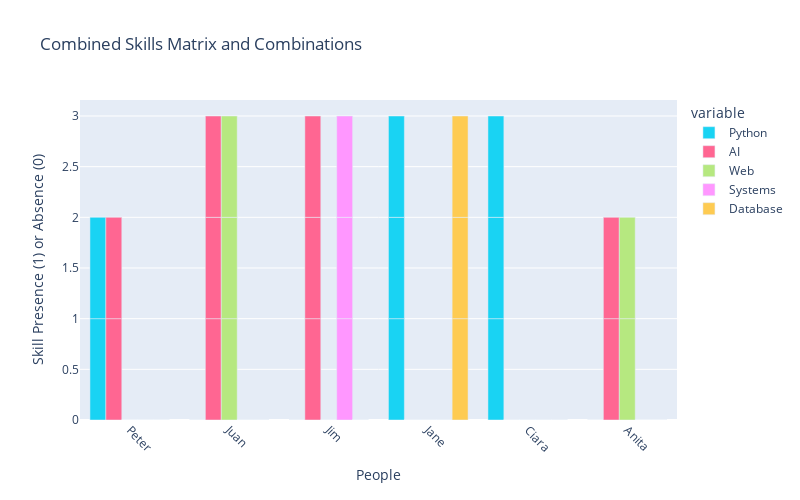

Notebook code cell kept with this figure:
### Markdown cell above
#  Scenario 2 Interactive Visualisasion:
Create interactive visualisation(s) to allow a user to explore alternate constraint scenarios

### Code cell
import plotly.express as px
import pandas as pd

data = {
    "Ciara": [1, 0, 0, 0, 0],
    "Peter": [1, 1, 0, 0, 0],
    "Juan": [0, 1, 1, 0, 0],
    "Jim": [0, 1, 0, 1, 0],
    "Jane": [1, 0, 0, 0, 1],
    "Mary": [0, 0, 1, 1, 0],
    "Bruce": [1, 0, 0, 1, 0],
    "Anita": [0, 1, 1, 0, 0]
}

skills = ["Python", "AI", "Web", "Systems", "Database"]
combination1 = ["Peter", "Juan", "Jim", "Jane", "Ciara"]
combination2 = ["Peter", "Jim", "Jane", "Anita", "Juan", "Ciara"]
combination3 = ["Juan", "Jim", "Jane", "Anita", "Ciara"]

df_skills = pd.DataFrame(data).T
df_skills.columns = skills

df_combination1 = df_skills.loc[combination1]
df_combination2 = df_skills.loc[combination2]
df_combination3 = df_skills.loc[combination3]

df_combinations = pd.concat([df_combination1, df_combination2, df_combination3])

fig_combined = px.bar(df_combinations, barmode='group',
                      color_discrete_map={'Peter': 'orange', 'Juan': 'green', 'Jim': 'blue', 'Jane': 'red', 'Anita': 'purple'},
                      labels={'value': 'Skill Presence (1) or Absence (0)', 'index': 'People'},
                      title='Combined Skills Matrix and Combinations',
                      width=800, height=500)

fig_combined.update_layout(xaxis=dict(tickangle=45, tickmode='array'))

fig_combined.show()

### Figure 1 — Plotly figure (JSON) as saved in the notebook; plotly's stock layout.template omitted (floating-point values rounded to 4 significant figures)
{"data": [{"alignmentgroup": "True", "hovertemplate": "variable=Python<br>People=%{x}<br>Skill Presence (1) or Absence (0)=%{y}<extra></extra>", "legendgroup": "Python", "marker": {"color": "#19d3f3", "pattern": {"shape": ""}}, "name": "Python", "offsetgroup": "Python", "orientation": "v", "showlegend": true, "textposition": "auto", "type": "bar", "x": ["Peter", "Juan", "Jim", "Jane", "Ciara", "Peter", "Jim", "Jane", "Anita", "Juan", "Ciara", "Juan", "Jim", "Jane", "Anita", "Ciara"], "xaxis": "x", "y": [1, 0, 0, 1, 1, 1, 0, 1, 0, 0, 1, 0, 0, 1, 0, 1], "yaxis": "y"}, {"alignmentgroup": "True", "hovertemplate": "variable=AI<br>People=%{x}<br>Skill Presence (1) or Absence (0)=%{y}<extra></extra>", "legendgroup": "AI", "marker": {"color": "#FF6692", "pattern": {"shape": ""}}, "name": "AI", "offsetgroup": "AI", "orientation": "v", "showlegend": true, "textposition": "auto", "type": "bar", "x": ["Peter", "Juan", "Jim", "Jane", "Ciara", "Peter", "Jim", "Jane", "Anita", "Juan", "Ciara", "Juan", "Jim", "Jane", "Anita", "Ciara"], "xaxis": "x", "y": [1, 1, 1, 0, 0, 1, 1, 0, 1, 1, 0, 1, 1, 0, 1, 0], "yaxis": "y"}, {"alignmentgroup": "True", "hovertemplate": "variable=Web<br>People=%{x}<br>Skill Presence (1) or Absence (0)=%{y}<extra></extra>", "legendgroup": "Web", "marker": {"color": "#B6E880", "pattern": {"shape": ""}}, "name": "Web", "offsetgroup": "Web", "orientation": "v", "showlegend": true, "textposition": "auto", "type": "bar", "x": ["Peter", "Juan", "Jim", "Jane", "Ciara", "Peter", "Jim", "Jane", "Anita", "Juan", "Ciara", "Juan", "Jim", "Jane", "Anita", "Ciara"], "xaxis": "x", "y": [0, 1, 0, 0, 0, 0, 0, 0, 1, 1, 0, 1, 0, 0, 1, 0], "yaxis": "y"}, {"alignmentgroup": "True", "hovertemplate": "variable=Systems<br>People=%{x}<br>Skill Presence (1) or Absence (0)=%{y}<extra></extra>", "legendgroup": "Systems", "marker": {"color": "#FF97FF", "pattern": {"shape": ""}}, "name": "Systems", "offsetgroup": "Systems", "orientation": "v", "showlegend": true, "textposition": "auto", "type": "bar", "x": ["Peter", "Juan", "Jim", "Jane", "Ciara", "Peter", "Jim", "Jane", "Anita", "Juan", "Ciara", "Juan", "Jim", "Jane", "Anita", "Ciara"], "xaxis": "x", "y": [0, 0, 1, 0, 0, 0, 1, 0, 0, 0, 0, 0, 1, 0, 0, 0], "yaxis": "y"}, {"alignmentgroup": "True", "hovertemplate": "variable=Database<br>People=%{x}<br>Skill Presence (1) or Absence (0)=%{y}<extra></extra>", "legendgroup": "Database", "marker": {"color": "#FECB52", "pattern": {"shape": ""}}, "name": "Database", "offsetgroup": "Database", "orientation": "v", "showlegend": true, "textposition": "auto", "type": "bar", "x": ["Peter", "Juan", "Jim", "Jane", "Ciara", "Peter", "Jim", "Jane", "Anita", "Juan", "Ciara", "Juan", "Jim", "Jane", "Anita", "Ciara"], "xaxis": "x", "y": [0, 0, 0, 1, 0, 0, 0, 1, 0, 0, 0, 0, 0, 1, 0, 0], "yaxis": "y"}], "layout": {"barmode": "group", "height": 500, "legend": {"title": {"text": "variable"}, "tracegroupgap": 0}, "title": {"text": "Combined Skills Matrix and Combinations"}, "width": 800, "xaxis": {"anchor": "y", "domain": [0, 1], "tickangle": 45, "tickmode": "array", "title": {"text": "People"}}, "yaxis": {"anchor": "x", "domain": [0, 1], "title": {"text": "Skill Presence (1) or Absence (0)"}}}}
